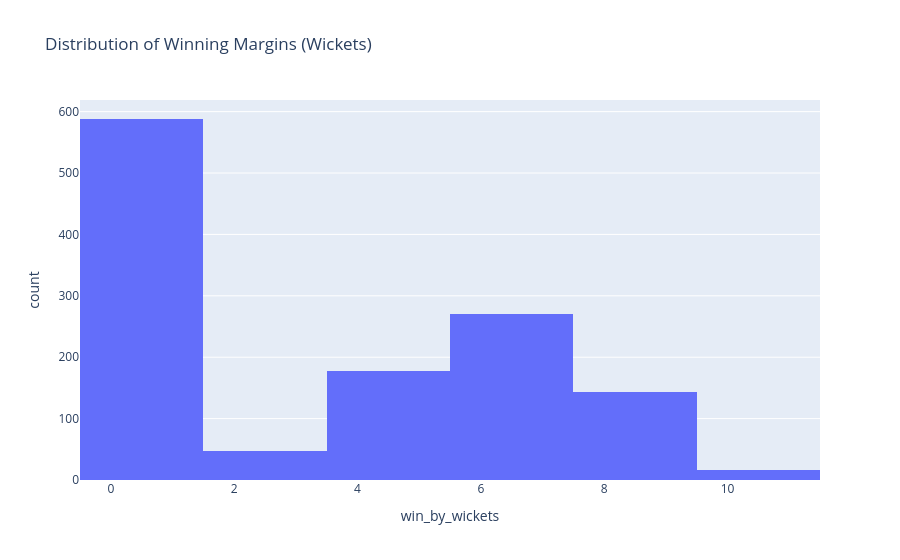

Notebook code cell kept with this figure:
### Code cell
fig = px.histogram(
    matches_df,
    x="win_by_wickets",
    nbins=10,
    title="Distribution of Winning Margins (Wickets)"
)

fig.show()

### Figure 1 — Plotly figure (JSON) as saved in the notebook; plotly's stock layout.template omitted (floating-point values rounded to 4 significant figures; data arrays with more than 128 entries replaced by an {"elided": "..."} marker saying what was removed)
{"data": [{"bingroup": "x", "hovertemplate": "win_by_wickets=%{x}<br>count=%{y}<extra></extra>", "legendgroup": "", "marker": {"color": "#636efa", "pattern": {"shape": ""}}, "name": "", "nbinsx": 10, "orientation": "v", "showlegend": false, "type": "histogram", "x": {"elided": "1243 int values"}, "xaxis": "x", "yaxis": "y"}], "layout": {"barmode": "relative", "legend": {"tracegroupgap": 0}, "title": {"text": "Distribution of Winning Margins (Wickets)"}, "xaxis": {"anchor": "y", "domain": [0, 1], "title": {"text": "win_by_wickets"}}, "yaxis": {"anchor": "x", "domain": [0, 1], "title": {"text": "count"}}}}
